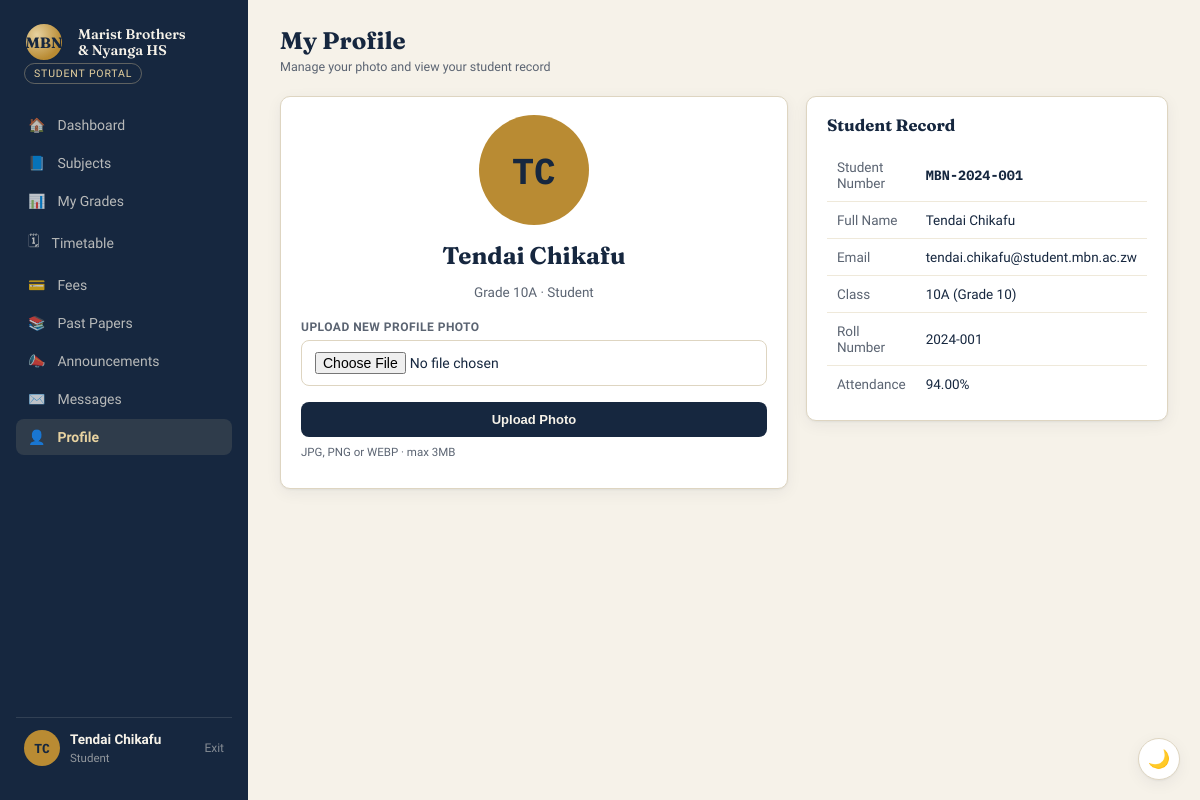
/student/profile.php (signed in), run on the app's committed database.
### tables this page shows
CREATE TABLE students (
    id INT AUTO_INCREMENT PRIMARY KEY,
    user_id INT NOT NULL UNIQUE,
    admission_no VARCHAR(20) NOT NULL UNIQUE,   
    class_id INT NOT NULL,
    roll_no VARCHAR(20) NOT NULL,
    attendance_pct DECIMAL(5,2) DEFAULT 0.00,
    FOREIGN KEY (user_id) REFERENCES users(id) ON DELETE CASCADE,
    FOREIGN KEY (class_id) REFERENCES classes(id) ON DELETE CASCADE
);

CREATE TABLE users (
    id INT AUTO_INCREMENT PRIMARY KEY,
    full_name VARCHAR(120) NOT NULL,
    email VARCHAR(150) NOT NULL UNIQUE,
    password_hash VARCHAR(255) NOT NULL,
    role ENUM('student','teacher','admin') NOT NULL,
    avatar_initials VARCHAR(4) DEFAULT NULL,
    profile_photo VARCHAR(255) DEFAULT NULL,    
    is_active TINYINT(1) DEFAULT 1,
    created_at TIMESTAMP DEFAULT CURRENT_TIMESTAMP
);

CREATE TABLE classes (
    id INT AUTO_INCREMENT PRIMARY KEY,
    name VARCHAR(20) NOT NULL,           
    grade_level INT NOT NULL,            
    class_teacher_id INT DEFAULT NULL,
    FOREIGN KEY (class_teacher_id) REFERENCES users(id) ON DELETE SET NULL
);

### includes/functions.php (called while the page is built, shortened)
<?php
function h(string $s): string {
    return htmlspecialchars($s, ENT_QUOTES, 'UTF-8');
}

### includes/auth.php (called while the page is built, shortened)
<?php
function current_user(): ?array {
    return $_SESSION['user'] ?? null;
}

### student/profile.php (the view, shortened to what this page needs)
<?php
require_once __DIR__ . '/../includes/auth.php';
require_once __DIR__ . '/../includes/functions.php';
require_once __DIR__ . '/../includes/upload.php';
$u = current_user();
$pdo = getDB();
$stmt = $pdo->prepare(
    'SELECT s.*, c.name AS class_name, c.grade_level, us.email, us.profile_photo, us.avatar_initials
     FROM students s
     JOIN classes c ON c.id = s.class_id
     JOIN users us ON us.id = s.user_id
     WHERE s.user_id = :uid'
);
$stmt->execute(['uid' => $u['id']]);
$student = $stmt->fetch();
?>
<!DOCTYPE html>
<html lang="en">
<head>
<link rel="stylesheet" href="../assets/css/style.css">
</head>
<body>
<button id="theme-toggle-btn" class="theme-fab" title="Toggle light / dark theme" aria-label="Toggle theme">🌓</button>
<div class="app">
  <?php include __DIR__ . '/../includes/sidebar.php'; ?>
  <main class="main">
    <div class="topbar">
      <div>
        <h1>My Profile</h1>
        <div class="meta">Manage your photo and view your student record</div>
      </div>
    </div>
    <div class="panel-grid">
      <div>
        <div class="panel" style="text-align:center;">
          <?= avatar_html($student['profile_photo'], $student['avatar_initials'], 'lg') ?>
          <h2 style="font-family:var(--font-display); margin:10px 0 4px;"><?= h($u['full_name']) ?></h2>
          <p style="color:var(--slate); font-size:13.5px; margin-bottom:20px;">Grade <?= h($student['class_name']) ?> · Student</p>
          <form action="photo_upload.php" method="POST" enctype="multipart/form-data" style="text-align:left;">
            <div class="field">
              <label for="photo">Upload new profile photo</label>
              <input type="file" id="photo" name="photo" accept="image/png, image/jpeg, image/webp" required>
            </div>
            <button type="submit" class="btn-small" style="width:100%;">Upload Photo</button>
            <p style="font-size:11.5px; color:var(--slate); margin-top:8px;">JPG, PNG or WEBP · max 3MB</p>
          </form>
        </div>
      </div>
      <div>
        <div class="panel">
          <div class="panel-head"><h3>Student Record</h3></div>
          <table class="data-table">
            <tbody>
              <tr><td style="color:var(--slate); width:40%;">Student Number</td><td><b style="font-family:var(--font-data);"><?= h($student['admission_no']) ?></b></td></tr>
              <tr><td style="color:var(--slate);">Full Name</td><td><?= h($u['full_name']) ?></td></tr>
              <tr><td style="color:var(--slate);">Email</td><td><?= h($student['email']) ?></td></tr>
              <tr><td style="color:var(--slate);">Class</td><td><?= h($student['class_name']) ?> (Grade <?= (int)$student['grade_level'] ?>)</td></tr>
              <tr><td style="color:var(--slate);">Roll Number</td><td><?= h($student['roll_no']) ?></td></tr>
              <tr><td style="color:var(--slate);">Attendance</td><td><?= h($student['attendance_pct']) ?>%</td></tr>
            </tbody>
          </table>
        </div>
      </div>
    </div>
  </main>
</div>
</body>
</html>

### includes/upload.php (shortened to what this page needs)
<?php
function avatar_html(?string $photoPath, string $initials, string $sizeClass = ''): string {
    return '<div class="avatar ' . h($sizeClass) . '">' . h($initials) . '</div>';
}

### assets/css/style.css (style rules this page uses)
:root { --ink: #16273F; --ink-soft: #223350; --paper: #F6F2E9; --parchment: #F6F2E9; --parchment-2:#EFE9DA; --gold: #B98B33; --gold-soft: #E7D2A0; --maroon: #6E2A2A; --sage: #4C7A64; --slate: #5B6472; --white: #FFFFFF; --line: #DED5C1; --text: var(--ink); --font-display: 'Fraunces', Georgia, serif; --font-body: 'Work Sans', -apple-system, sans-serif; --font-data: 'IBM Plex Mono', monospace; --radius: 10px; --shadow: 0 1px 2px rgba(22,39,63,.05), 0 4px 16px rgba(22,39,63,.06); }
.theme-fab { position: fixed; bottom: 20px; right: 20px; z-index: 999; width: 42px; height: 42px; border-radius: 50%; border: 1.5px solid var(--line); background: var(--white); color: var(--text); font-size: 18px; cursor: pointer; box-shadow: var(--shadow); display:flex; align-items:center; justify-content:center; transition: transform .15s ease; }
* { box-sizing: border-box; }
html { scroll-behavior: smooth; }
body { margin:0; font-family: var(--font-body); background: var(--parchment); color: var(--text); -webkit-font-smoothing: antialiased; }
.field { margin-bottom:16px; }
.field label { display:block; font-size:12px; font-weight:600; text-transform:uppercase; letter-spacing:.04em; color: var(--slate); margin-bottom:6px; }
.field input { width:100%; padding:11px 13px; border:1.5px solid var(--line); border-radius: 8px; font-family: var(--font-body); font-size:14px; background: var(--white); color: var(--text); }
.app { display:grid; grid-template-columns: 248px 1fr; min-height:100vh; }
.avatar { width:36px; height:36px; border-radius:50%; background: var(--gold); color: var(--ink); font-weight:700; font-size:13px; display:flex; align-items:center; justify-content:center; font-family: var(--font-data); flex-shrink:0; }
.main { padding: 26px 32px 60px; }
.topbar { display:flex; align-items:center; justify-content:space-between; margin-bottom:22px; flex-wrap:wrap; gap:12px; }
.topbar h1 { font-family: var(--font-display); font-size:24px; margin:0; }
.topbar .meta { font-size:12.5px; color: var(--slate); margin-top:4px; }
.panel-grid { display:grid; grid-template-columns: 1.5fr 1fr; gap:18px; align-items:start; }
.panel { background: var(--white); border:1px solid var(--line); border-radius: var(--radius); padding: 18px 20px; box-shadow: var(--shadow); margin-bottom:18px; }
.panel-head { display:flex; align-items:center; justify-content:space-between; margin-bottom:14px; }
.panel-head h3 { font-family: var(--font-display); font-size:16.5px; margin:0; }
table.data-table { width:100%; border-collapse:collapse; font-size:13.5px; }
.data-table td { padding:10px 10px; border-bottom:1px solid var(--parchment-2); }
.data-table tr:last-child td { border-bottom:0; }
.btn-small { padding:10px 18px; border:0; border-radius:8px; background: var(--ink); color:var(--paper); font-weight:600; font-size:13px; cursor:pointer; }

### student/profile.php (style rules this page uses)
.avatar.lg { width:110px;height:110px;font-size:36px;margin:0 auto 16px; }

### data on the page
students: user.avatar_initials "TC TC", class.name "10A", admission_no "MBN-2024-001", user.email "tendai.chikafu@student.mbn.ac.zw", class.grade_level "10", roll_no "2024-001", attendance_pct "94.00"

### other printed values
$portalLabel "STUDENT PORTAL"
$icon "🏠"
$label "Dashboard"
$icon "📘"
$label "Subjects"
$icon "📊"
$label "My Grades"
$icon "🗓"
$label "Timetable"
$icon "💳"
$label "Fees"
$icon "📚"
$label "Past Papers"
$icon "📣"
$label "Announcements"
